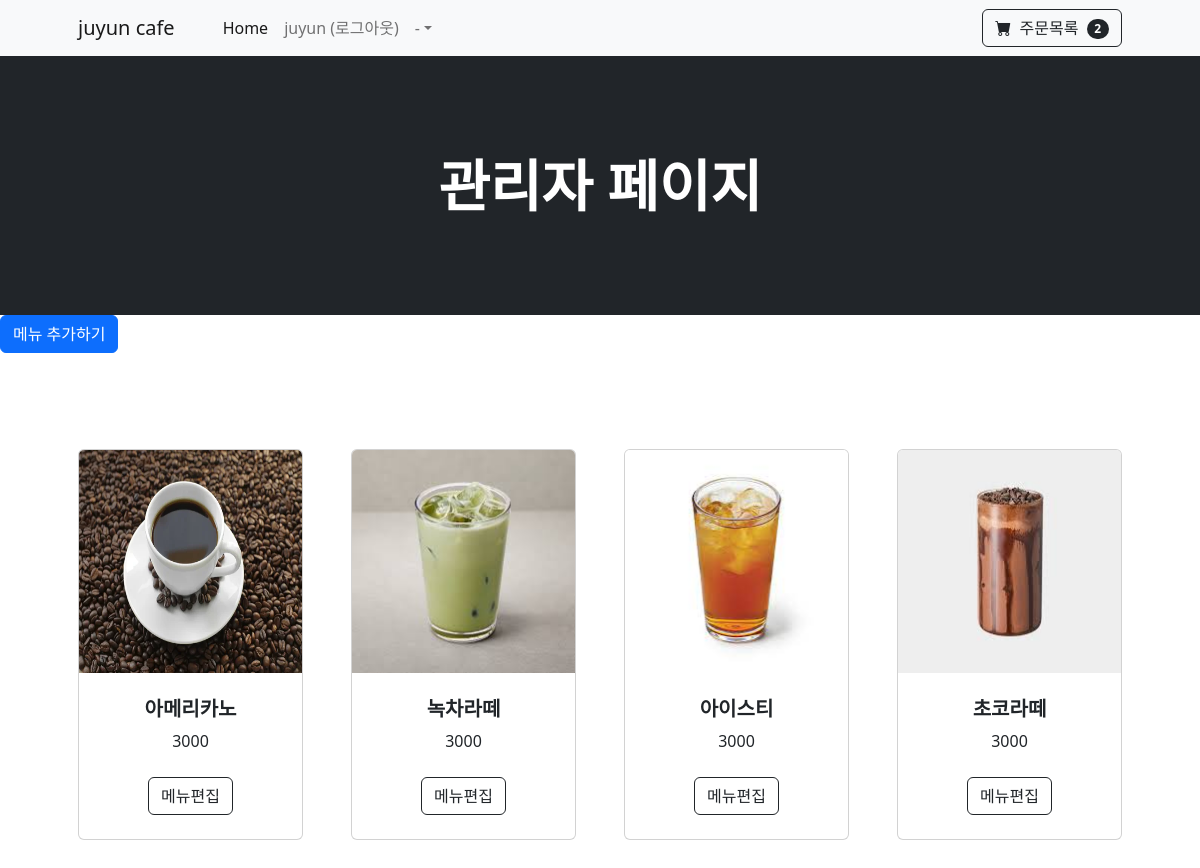
/question/list/ (signed in), run on the app's committed database.
### pybo/models.py (models this page shows)
class User(db.Model):
    id = db.Column(db.Integer, primary_key=True)
    username = db.Column(db.String(150), unique=True, nullable=False)
    password = db.Column(db.String(200), nullable=False)

class Question(db.Model):
    id = db.Column(db.Integer, primary_key=True)
    subject = db.Column(db.String(200), nullable=False)
    content = db.Column(db.String(200), nullable=False)
    price = db.Column(db.String(200), nullable=False)
    create_date = db.Column(db.DateTime(), nullable=False)

### pybo/views/question_views.py (the view)
@bp.route('/list/')
def _list():
    question_list = Question.query.order_by(Question.create_date.desc())
    cart_items = CartItem.query.all()
    return render_template('question/question_list.html', question_list=question_list, cart_items=cart_items)

### pybo/views/auth_views.py (called while the page is built)
@bp.before_app_request
def load_logged_in_user():
    user_id = session.get('user_id')
    if user_id is None:
        g.user = None
    else:
        g.user = User.query.get(user_id)

### pybo/templates/question/question_list.html (shortened to what this page needs)
{% extends 'base.html' %}
{% block content %}
<header class="bg-dark py-5">
    <div class="container px-4 px-lg-5 my-5">
        <div class="text-center text-white">
            {%if g.user%}
            <h1 class="display-4 fw-bolder">관리자 페이지</h1>
            {%else%}
            <h1 class="display-4 fw-bolder">juyun cafe</h1>
            <p class="lead fw-normal text-white-50 mb-0">아주 맛있습니다.</p>
            {%endif%}
        </div>
    </div>
</header>
{%if g.user%}
<a href="{{ url_for('question.create') }}" class="btn btn-primary">메뉴 추가하기</a>
{%endif%}
<section class="py-5">
    <div class="container px-4 px-lg-5 mt-5">
        <div class="row gx-4 gx-lg-5 row-cols-2 row-cols-md-3 row-cols-xl-4 justify-content-center">
{% if question_list %}
    {% for question in question_list %}
    <div class="col mb-5">
        <div class="card h-100">
            <img class="card-img-top" src="/static/image/{{question.subject}}" alt="..." />
            <div class="card-body p-4">
                <div class="text-center">
                    <h5 class="fw-bolder">{{ question.content }}</h5>
                    {{ question.price }}
                </div>
            </div>
            <div class="card-footer p-4 pt-0 border-top-0 bg-transparent">
                {%if g.user%}
                <div class="text-center"><a class="btn btn-outline-dark mt-auto" href="{{ url_for('question.detail', question_id=question.id) }}">메뉴편집</a></div>
                {%endif%}
            </div>
        </div>
    </div>
    {% endfor %}
{% else %}
    <p>질문이 없습니다.</p>
{% endif %}
</div>
</div>
</section>
{% endblock %}

### pybo/templates/navbar.html (shortened to what this page needs)
 <nav class="navbar navbar-expand-lg navbar-light bg-light">
    <div class="container px-4 px-lg-5">
        <a class="navbar-brand" href="{{url_for('question._list')}}">juyun cafe</a>
        <div class="collapse navbar-collapse" id="navbarSupportedContent">
            <ul class="navbar-nav me-auto mb-2 mb-lg-0 ms-lg-4">
                <li class="nav-item"><a class="nav-link active" aria-current="page" href="{{url_for('question._list')}}">Home</a></li>
                {%if g.user%}
                <li class="nav-item"><a class="nav-link" href="{{ url_for('auth.logout') }}">{{ g.user.username }} (로그아웃)</a></li>
                {%else%}
                <li class="nav-item"><a class="nav-link" href="{{ url_for('auth.login') }}">관리자 로그인</a></li>
                <li class="nav-item"><a class="nav-link" href="{{ url_for('auth.signup') }}">회원가입</a></li>
                {%endif%}
                <li class="nav-item dropdown">
                    <a class="nav-link dropdown-toggle" id="navbarDropdown" href="#" role="button" data-bs-toggle="dropdown" aria-expanded="false">-</a>
                </li>
            </ul>
            <button class="btn btn-outline-dark" type="button" onclick="window.location.href='{{ url_for('order.cart') }}'">
                <i class="bi-cart-fill me-1"></i>
                주문목록
                <span class="badge bg-dark text-white ms-1 rounded-pill">{{cart_items|length}}</span>
            </button>
        </div>
    </div>
</nav>

### data on the page
User: user.username "juyun"
Question: subject (picture), content "아메리카노", price "3000"
Question: subject (picture), content "녹차라떼", price "3000"
Question: subject (picture), content "아이스티", price "3000"
Question: subject (picture), content "초코라떼", price "3000"

### other printed values
{{ cart_items|length }} "2"
